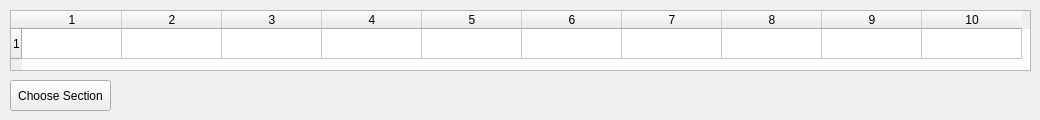
<?xml version="1.0" encoding="UTF-8"?>
<ui version="4.0">
 <class>Form</class>
 <widget class="QWidget" name="Form">
  <property name="geometry">
   <rect>
    <x>0</x>
    <y>0</y>
    <width>1040</width>
    <height>120</height>
   </rect>
  </property>
  <property name="windowTitle">
   <string>Form</string>
  </property>
  <widget class="QTableWidget" name="tableWidget">
   <property name="geometry">
    <rect>
     <x>10</x>
     <y>10</y>
     <width>1021</width>
     <height>61</height>
    </rect>
   </property>
   <property name="editTriggers">
    <set>QAbstractItemView::NoEditTriggers</set>
   </property>
   <property name="rowCount">
    <number>1</number>
   </property>
   <property name="columnCount">
    <number>10</number>
   </property>
   <row/>
   <column/>
   <column/>
   <column/>
   <column/>
   <column/>
   <column/>
   <column/>
   <column/>
   <column/>
   <column/>
  </widget>
  <widget class="QPushButton" name="pushButton">
   <property name="geometry">
    <rect>
     <x>10</x>
     <y>80</y>
     <width>101</width>
     <height>31</height>
    </rect>
   </property>
   <property name="text">
    <string>Choose Section</string>
   </property>
  </widget>
 </widget>
 <resources/>
 <connections/>
</ui>
